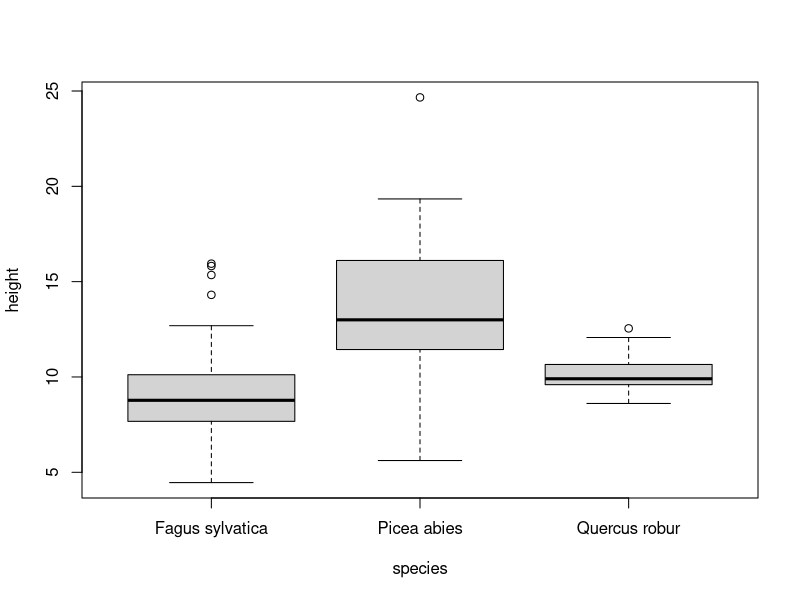
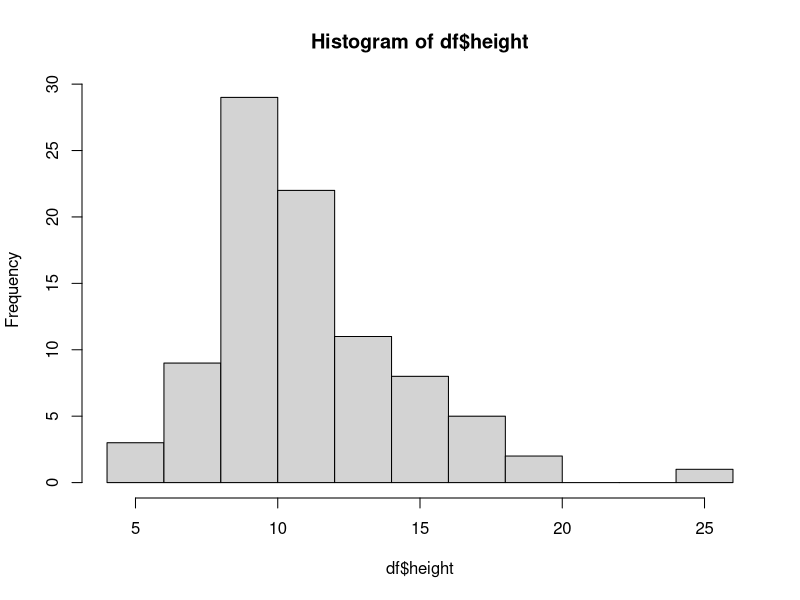

Generate these figures, in order, with R:
# bonjour
set.seed(1234)
height <- c(rnorm(30, 15, 4), rnorm(30, 11, 3), rnorm(30, 10, 1))
species <- as.factor(c(rep("Picea abies", 30), rep("Fagus sylvatica", 30), rep("Quercus robur", 30)))
df <- data.frame(height, species)
summary(df)

boxplot(height~species, data = df)

print(df$height[1])

hist(df$height)
